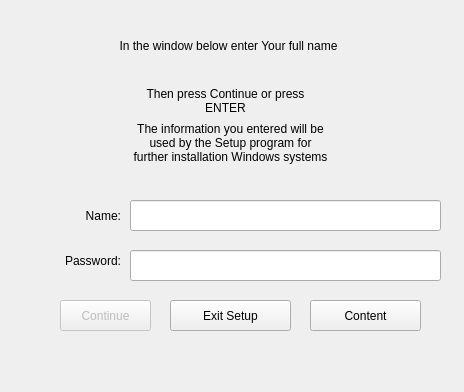
<?xml version="1.0" encoding="UTF-8"?>
<ui version="4.0">
 <class>MainWindow</class>
 <widget class="QMainWindow" name="MainWindow">
  <property name="geometry">
   <rect>
    <x>0</x>
    <y>0</y>
    <width>464</width>
    <height>392</height>
   </rect>
  </property>
  <property name="windowTitle">
   <string>Windows Setup</string>
  </property>
  <property name="windowIcon">
   <iconset>
    <normaloff>../../Downloads/bitmap_images_2/BOCOF001.xbm</normaloff>../../Downloads/bitmap_images_2/BOCOF001.xbm</iconset>
  </property>
  <widget class="QWidget" name="centralwidget">
   <widget class="QLabel" name="label">
    <property name="geometry">
     <rect>
      <x>8</x>
      <y>30</y>
      <width>441</width>
      <height>31</height>
     </rect>
    </property>
    <property name="text">
     <string>In the window below enter Your full name</string>
    </property>
    <property name="alignment">
     <set>Qt::AlignCenter</set>
    </property>
   </widget>
   <widget class="QLabel" name="label_2">
    <property name="geometry">
     <rect>
      <x>0</x>
      <y>80</y>
      <width>451</width>
      <height>41</height>
     </rect>
    </property>
    <property name="text">
     <string>Then press Continue or press 
ENTER</string>
    </property>
    <property name="alignment">
     <set>Qt::AlignCenter</set>
    </property>
   </widget>
   <widget class="QLabel" name="label_3">
    <property name="geometry">
     <rect>
      <x>10</x>
      <y>100</y>
      <width>441</width>
      <height>71</height>
     </rect>
    </property>
    <property name="text">
     <string>
The information you entered will be 
used by the Setup program for 
further installation Windows systems</string>
    </property>
    <property name="alignment">
     <set>Qt::AlignCenter</set>
    </property>
   </widget>
   <widget class="QLabel" name="label_4">
    <property name="geometry">
     <rect>
      <x>50</x>
      <y>200</y>
      <width>71</width>
      <height>31</height>
     </rect>
    </property>
    <property name="text">
     <string>Name:</string>
    </property>
    <property name="alignment">
     <set>Qt::AlignRight|Qt::AlignTrailing|Qt::AlignVCenter</set>
    </property>
   </widget>
   <widget class="QLineEdit" name="name">
    <property name="geometry">
     <rect>
      <x>130</x>
      <y>200</y>
      <width>311</width>
      <height>31</height>
     </rect>
    </property>
   </widget>
   <widget class="QPushButton" name="pushButton">
    <property name="enabled">
     <bool>false</bool>
    </property>
    <property name="geometry">
     <rect>
      <x>60</x>
      <y>300</y>
      <width>91</width>
      <height>31</height>
     </rect>
    </property>
    <property name="text">
     <string>Continue</string>
    </property>
   </widget>
   <widget class="QPushButton" name="pushButton_2">
    <property name="geometry">
     <rect>
      <x>170</x>
      <y>300</y>
      <width>121</width>
      <height>31</height>
     </rect>
    </property>
    <property name="text">
     <string>Exit Setup</string>
    </property>
   </widget>
   <widget class="QPushButton" name="pushButton_3">
    <property name="geometry">
     <rect>
      <x>310</x>
      <y>300</y>
      <width>111</width>
      <height>31</height>
     </rect>
    </property>
    <property name="text">
     <string>Content</string>
    </property>
   </widget>
   <widget class="QLineEdit" name="name_2">
    <property name="geometry">
     <rect>
      <x>130</x>
      <y>250</y>
      <width>311</width>
      <height>31</height>
     </rect>
    </property>
   </widget>
   <widget class="QLabel" name="label_5">
    <property name="geometry">
     <rect>
      <x>30</x>
      <y>240</y>
      <width>91</width>
      <height>41</height>
     </rect>
    </property>
    <property name="text">
     <string>Password:</string>
    </property>
    <property name="alignment">
     <set>Qt::AlignRight|Qt::AlignTrailing|Qt::AlignVCenter</set>
    </property>
   </widget>
  </widget>
  <widget class="QMenuBar" name="menubar">
   <property name="geometry">
    <rect>
     <x>0</x>
     <y>0</y>
     <width>464</width>
     <height>19</height>
    </rect>
   </property>
  </widget>
 </widget>
 <resources/>
 <connections>
  <connection>
   <sender>pushButton_2</sender>
   <signal>clicked()</signal>
   <receiver>MainWindow</receiver>
   <slot>close()</slot>
   <hints>
    <hint type="sourcelabel">
     <x>206</x>
     <y>300</y>
    </hint>
    <hint type="destinationlabel">
     <x>175</x>
     <y>340</y>
    </hint>
   </hints>
  </connection>
  <connection>
   <sender>pushButton_3</sender>
   <signal>clicked()</signal>
   <receiver>MainWindow</receiver>
   <slot>close()</slot>
   <hints>
    <hint type="sourcelabel">
     <x>342</x>
     <y>300</y>
    </hint>
    <hint type="destinationlabel">
     <x>331</x>
     <y>351</y>
    </hint>
   </hints>
  </connection>
  <connection>
   <sender>pushButton</sender>
   <signal>clicked()</signal>
   <receiver>MainWindow</receiver>
   <slot>close()</slot>
   <hints>
    <hint type="sourcelabel">
     <x>89</x>
     <y>290</y>
    </hint>
    <hint type="destinationlabel">
     <x>85</x>
     <y>349</y>
    </hint>
   </hints>
  </connection>
  <connection>
   <sender>pushButton</sender>
   <signal>clicked()</signal>
   <receiver>MainWindow</receiver>
   <slot>deleteLater()</slot>
   <hints>
    <hint type="sourcelabel">
     <x>73</x>
     <y>299</y>
    </hint>
    <hint type="destinationlabel">
     <x>36</x>
     <y>303</y>
    </hint>
   </hints>
  </connection>
 </connections>
</ui>
